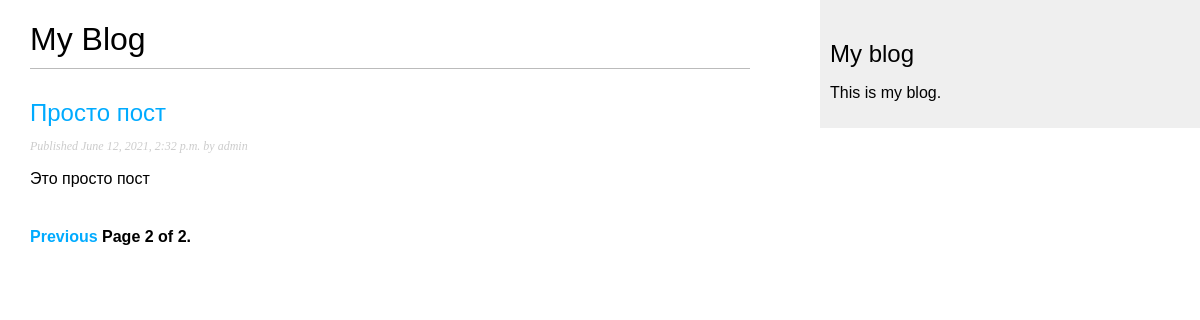
Screenshot of /blog/?page=2 with the database file from the repository.
### blog/models.py (models this page shows, shortened)
class Post(models.Model):
    objects = models.Manager()
    published = PublishedManager()
    STATUS_CHOICES = (
        ('draft', 'Draft'),
        ('published', 'Published'),
    )
    title = models.CharField(max_length=250)
    slug = models.SlugField(max_length=250, unique_for_date='publish')
    author = models.ForeignKey(User, on_delete=models.CASCADE, related_name='blog_posts')
    body = models.TextField()
    publish = models.DateTimeField(default=timezone.now)
    created = models.DateTimeField(auto_now_add=True)
    updated = models.DateTimeField(auto_now=True)
    status = models.CharField(max_length=10, choices=STATUS_CHOICES, default='draft')
    class Meta:
        ordering = ('-publish',)
    def get_absolute_url(self):
        return reverse(
            'blog:post_detail',
            args=[self.publish.year, self.publish.month, self.publish.day, self.slug]
        )

### blog/views.py (the view)
# urls.py: path('', views.PostListView.as_view(), name='post_list'),
class PostListView(ListView):
    queryset = Post.published.all()
    context_object_name = 'posts'
    paginate_by = 3
    template_name = 'blog/post/list.html'

### blog/templates/blog/post/list.html (shortened to what this page needs)
{% extends "blog/base.html" %}
{% block content %}
    <h1>My Blog</h1>
        {% for post in posts %}
            <h2>
                <a href="{{ post.get_absolute_url }}">{{ post.title }}</a>
            </h2>
            <p class="date">Published {{ post.publish }} by {{ post.author }}</p>
            {{ post.body|truncatewords:30|linebreaks }}
        {% endfor %}
    {% include "pagination.html" with page=page_obj %}
{% endblock %}

### blog/static/css/blog.css (style rules this page uses)
body { margin:0; padding:0; font-family:helvetica, sans-serif; }
a { color:#00abff; text-decoration:none; }
h1 { font-weight:normal; border-bottom:1px solid #bbb; padding:0 0 10px 0; }
h2 { font-weight:normal; margin:30px 0 0; }
p.date { color:#ccc; font-family: georgia, serif; font-size: 12px; font-style: italic; }

### rows the page displays
Post: title "Просто пост", publish "June 12, 2021, 2:32 p.m.", author "admin", body "Это просто пост"

### other values shown
{{ page.number }} "2"
{{ page.paginator.num_pages }} "2"
